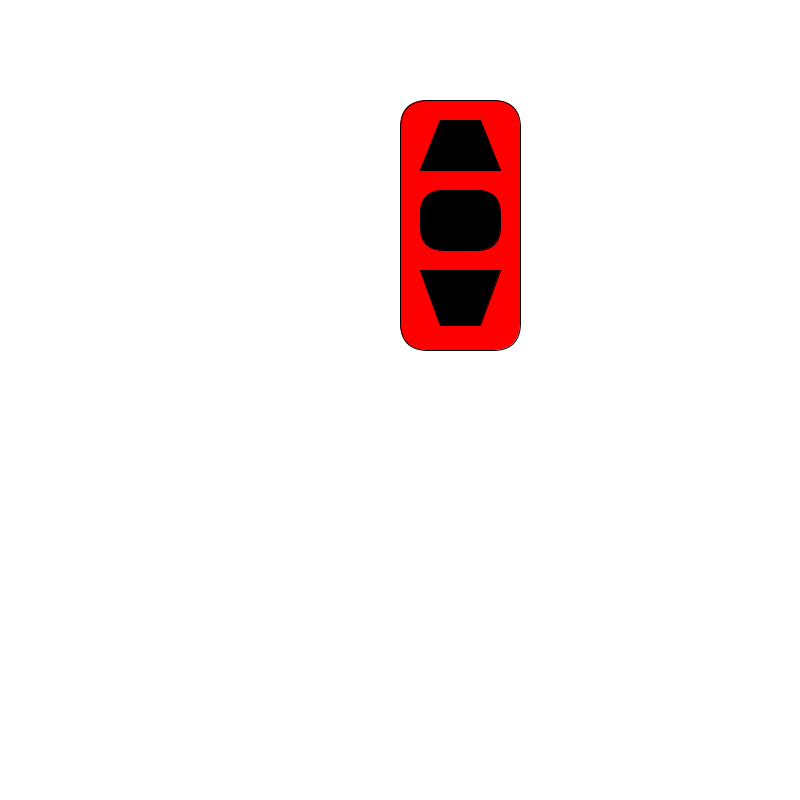
Frame 1 (no input)
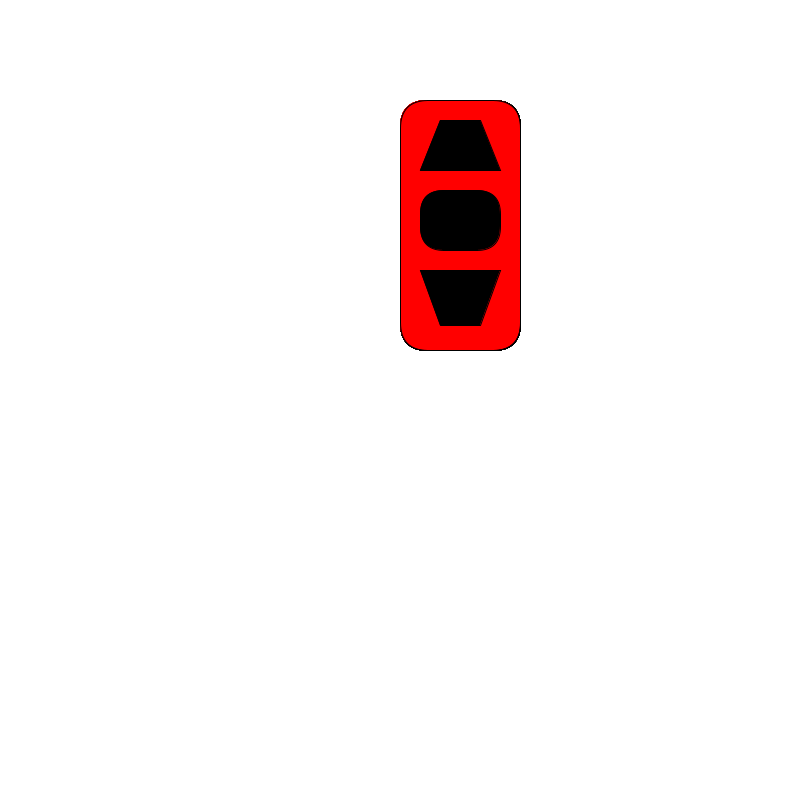
Frame 60 (the mouse pressed at the canvas centre just before this capture)
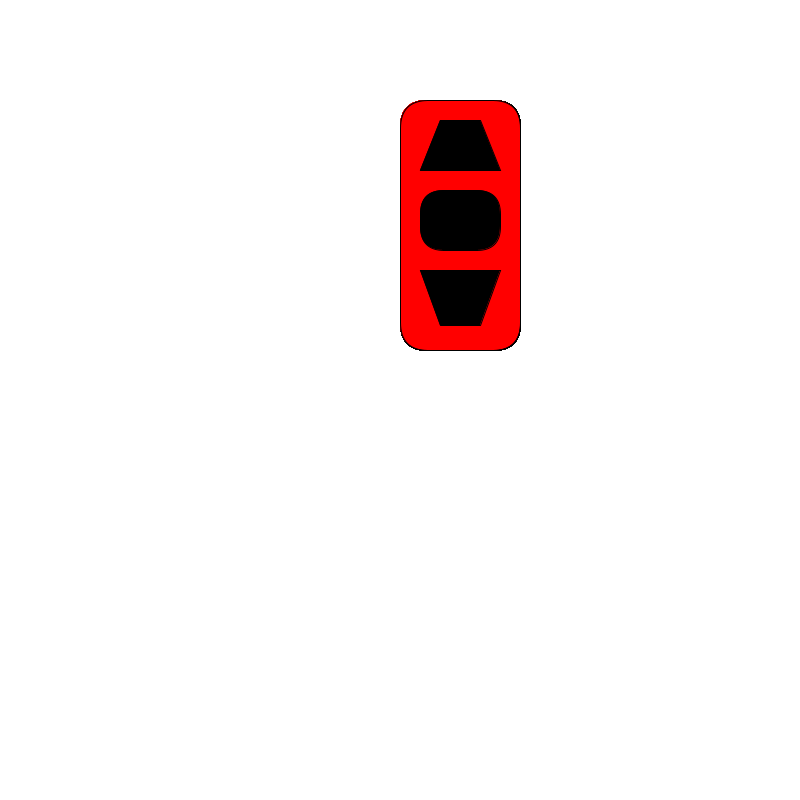
Frame 120 (the mouse held since frame 60 and released just before this capture)

The Processing sketch that drew these frames (run headless with seeded random() and noise(); from frame 60 on, the mouse is pressed at the canvas centre):

// Processing sketch: sketch_211007c
// ── sketch_211007c.pde
void setup(){
  size(800,800);
  background(255);
}

void draw(){
  car();
  
}
void car(){
  fill(255,0,0);
  rect(400, 100, 120, 250, 28);
  fill(0);
  rect(420,190,80,60,24);
  quad(480,120,440,120,420,170,500,170);
  quad(480,325,440,325,420,270,500,270);
  //work in progress
}
